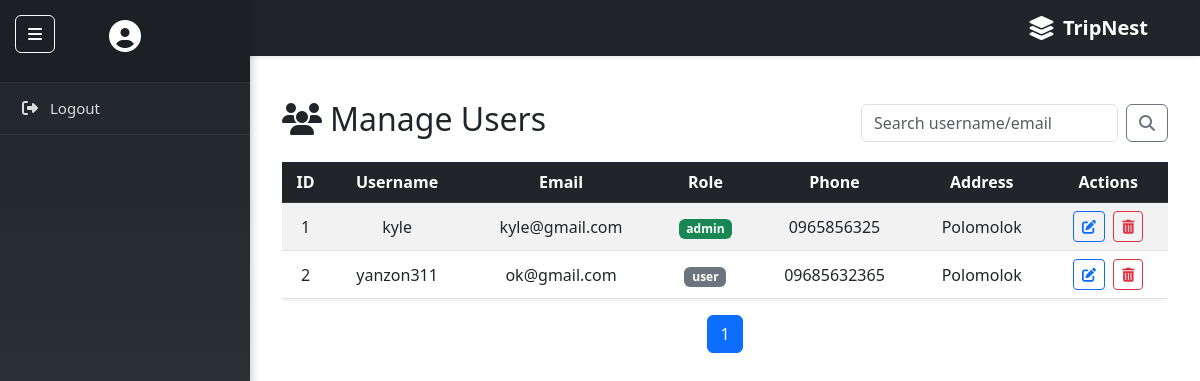
The page /CLIENT/manage_users.php on the database as committed earlier.
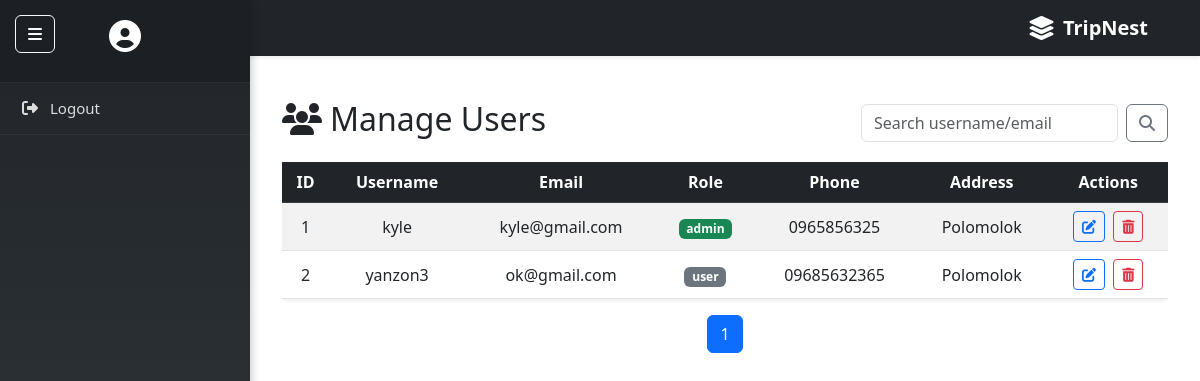
The same page on the database as committed later.
### tables this page shows
CREATE TABLE `users` (
  `id` int(11) NOT NULL,
  `username` varchar(20) NOT NULL,
  `email` varchar(25) NOT NULL,
  `phone` varchar(20) DEFAULT NULL,
  `address` varchar(35) DEFAULT NULL,
  `password` varchar(25) NOT NULL,
  `role` enum('admin','user') DEFAULT 'user',
  `created_at` timestamp NOT NULL DEFAULT current_timestamp()
);

### CLIENT/manage_users.php (the view, shortened to what this page needs)
  <?php
include_once "includes/config.php";
include_once "includes/header.php";
include_once "includes/sidebar.php";
include_once "includes/navbar.php";
$limit = 5;
$page = isset($_GET['page']) ? (int)$_GET['page'] : 1;
$start = ($page - 1) * $limit;
$search = isset($_GET['search']) ? trim($_GET['search']) : '';
$where = $search ? "WHERE username LIKE '%$search%' OR email LIKE '%$search%'" : '';
$total_result = $conn->query("SELECT COUNT(*) as total FROM users $where");
$total_users = $total_result->fetch_assoc()['total'];
$total_pages = ceil($total_users / $limit);
$sql = "SELECT * FROM users $where ORDER BY id ASC LIMIT $start, $limit";
$result = $conn->query($sql);
?>
<div id="main-content">
    <div class="container mt-4">
        <div class="d-flex justify-content-between align-items-center mb-3">
            <h2><i class="fas fa-users me-2"></i>Manage Users</h2>
            <form method="get" class="d-flex" role="search">
                <input type="text" name="search" class="form-control me-2" placeholder="Search username/email" value="<?= htmlspecialchars($search) ?>">
                <button type="submit" class="btn btn-outline-secondary"><i class="fas fa-search"></i></button>
            </form>
        </div>
        <div class="table-responsive">
            <table class="table table-striped table-hover shadow-sm rounded ">
            <thead class="table-dark text-center">
        <tr>
            <th>ID</th><th>Username</th><th>Email</th>
            <th>Role</th><th>Phone</th><th>Address</th><th>Actions</th>
        </tr>
    </thead>
    <tbody class="text-center align-middle">
        <?php if ($result && $result->num_rows > 0): ?>
            <?php while ($row = $result->fetch_assoc()): ?>
                <tr>
                    <td><?= $row['id'] ?></td>
                    <td><?= htmlspecialchars($row['username']) ?></td>
                    <td><?= htmlspecialchars($row['email']) ?></td>
                    <td><span class="badge bg-<?= $row['role'] === 'admin' ? 'success' : 'secondary' ?>"><?= $row['role'] ?></span></td>
                    <td><?= htmlspecialchars($row['phone']) ?></td>
                    <td><?= htmlspecialchars($row['address']) ?></td>
                    <td>
                        <a href="edit_user.php?id=<?= $row['id'] ?>" class="btn btn-sm btn-outline-primary me-1"><i class="fas fa-edit"></i></a>
                        <button class="btn btn-sm btn-outline-danger delete-btn" data-id="<?= $row['id'] ?>">
                            <i class="fas fa-trash-alt"></i>
                        </button>
                    </td>
                </tr>
            <?php endwhile; ?>
        <?php else: ?>
            <tr><td colspan="8">No users found.</td></tr>
        <?php endif; ?>
    </tbody>
</table>
        </div>
        <nav aria-label="Page navigation">
            <ul class="pagination justify-content-center">
                <?php for ($p = 1; $p <= $total_pages; $p++): ?>
                    <li class="page-item <?= $p == $page ? 'active' : '' ?>">
                        <a class="page-link" href="?page=<?= $p ?>&search=<?= urlencode($search) ?>"><?= $p ?></a>
                    </li>
                <?php endfor; ?>
            </ul>
        </nav>
    </div>
</div>
</body>
</html>

Rows that differ between the two databases and show on the page:
changed users "ok@gmail.com": username "yanzon311" → "yanzon3"
